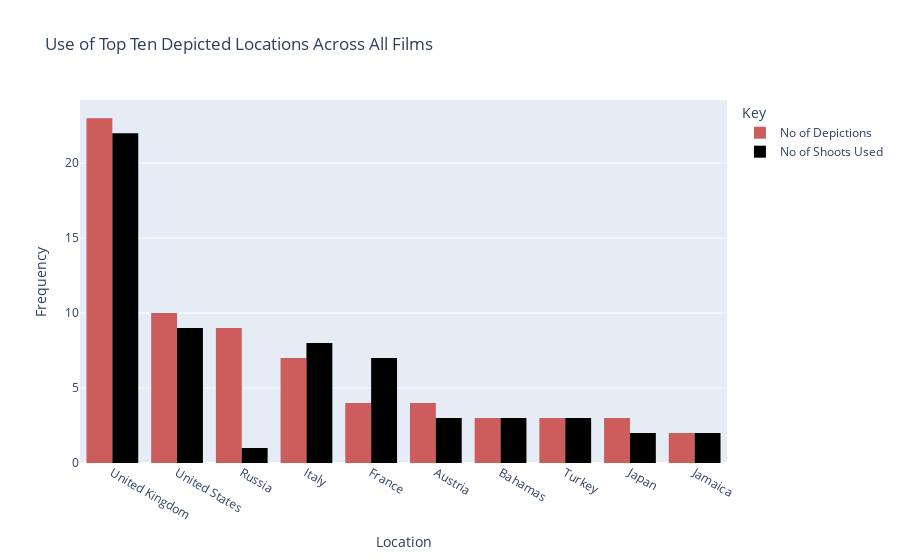
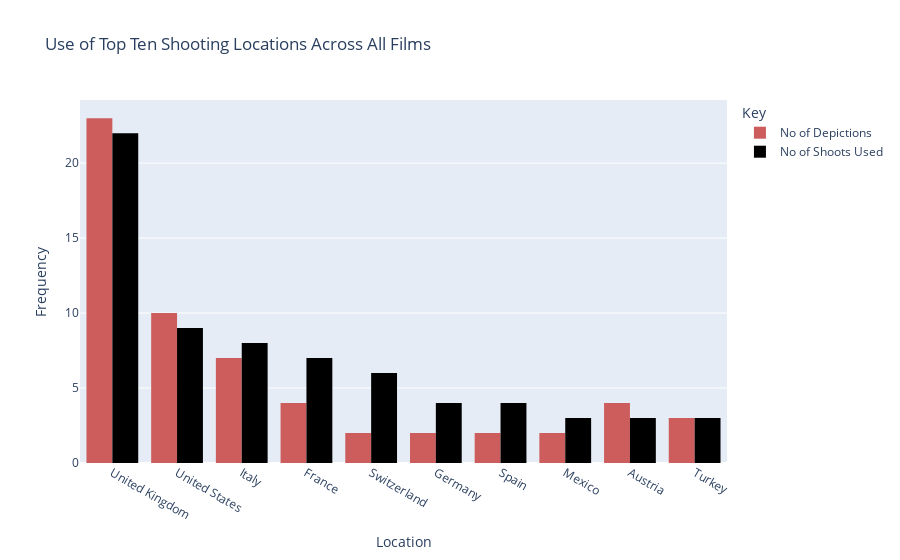

These figures' notebook cell, in order:
### Markdown cell above
Finally, I looked at representing the most frequent locations used across all films. To provide additional context and make for a more interesting visualisation, I represented both the number of depictions and number of shoots for the top ten countries in both depictions and shoot locations.

### Code cell
#To allow me to plot the data, these columns were converted to integer values
uniqueLocations["No of Depictions"] = uniqueLocations["No of Depictions"].astype(int)
uniqueLocations["No of Shoots Used"] = uniqueLocations["No of Shoots Used"].astype(int)

#The top 10 most-depicted locations are extracted here and plotted in a histrogram (alongside how frequently they were used as a shooting location)
uniqueLocationsTop10Depicted = uniqueLocations.sort_values(by = "No of Depictions", ascending = False).head(10)
figTopTenDepicted = px.histogram(uniqueLocationsTop10Depicted, x = "location", y = ["No of Depictions", "No of Shoots Used"], barmode = "group",
                                 title = "Use of Top Ten Depicted Locations Across All Films",
                                 color_discrete_sequence=["indianred","black"])

figTopTenDepicted.update_layout(xaxis_title = "Location",yaxis_title = "Frequency", legend_title = "Key")
figTopTenDepicted.show()

#The top 10 most used shooting locations are extracted here and plotted in a histrogram (alongside how frequently they were depicted)
uniqueLocationsTop10Shooting = uniqueLocations.sort_values(by = "No of Shoots Used", ascending = False).head(10)
figTopTenShooting = px.histogram(uniqueLocationsTop10Shooting, x = "location", y = ["No of Depictions", "No of Shoots Used"], barmode = "group",
                                 title = "Use of Top Ten Shooting Locations Across All Films",
                                 color_discrete_sequence=["indianred","black"])

figTopTenShooting.update_layout(xaxis_title = "Location",yaxis_title = "Frequency", legend_title = "Key")
figTopTenShooting.show()

### Figure 1 — Plotly figure (JSON) as saved in the notebook; plotly's stock layout.template omitted (floating-point values rounded to 4 significant figures)
{"data": [{"alignmentgroup": "True", "bingroup": "x", "histfunc": "sum", "hovertemplate": "variable=No of Depictions<br>location=%{x}<br>sum of value=%{y}<extra></extra>", "legendgroup": "No of Depictions", "marker": {"color": "indianred", "pattern": {"shape": ""}}, "name": "No of Depictions", "offsetgroup": "No of Depictions", "orientation": "v", "showlegend": true, "type": "histogram", "x": ["United Kingdom", "United States", "Russia", "Italy", "France", "Austria", "Bahamas", "Turkey", "Japan", "Jamaica"], "xaxis": "x", "y": [23, 10, 9, 7, 4, 4, 3, 3, 3, 2], "yaxis": "y"}, {"alignmentgroup": "True", "bingroup": "x", "histfunc": "sum", "hovertemplate": "variable=No of Shoots Used<br>location=%{x}<br>sum of value=%{y}<extra></extra>", "legendgroup": "No of Shoots Used", "marker": {"color": "black", "pattern": {"shape": ""}}, "name": "No of Shoots Used", "offsetgroup": "No of Shoots Used", "orientation": "v", "showlegend": true, "type": "histogram", "x": ["United Kingdom", "United States", "Russia", "Italy", "France", "Austria", "Bahamas", "Turkey", "Japan", "Jamaica"], "xaxis": "x", "y": [22, 9, 1, 8, 7, 3, 3, 3, 2, 2], "yaxis": "y"}], "layout": {"barmode": "group", "legend": {"title": {"text": "Key"}, "tracegroupgap": 0}, "title": {"text": "Use of Top Ten Depicted Locations Across All Films"}, "xaxis": {"anchor": "y", "domain": [0, 1], "title": {"text": "Location"}}, "yaxis": {"anchor": "x", "domain": [0, 1], "title": {"text": "Frequency"}}}}

### Figure 2 — Plotly figure (JSON) as saved in the notebook; plotly's stock layout.template omitted (floating-point values rounded to 4 significant figures)
{"data": [{"alignmentgroup": "True", "bingroup": "x", "histfunc": "sum", "hovertemplate": "variable=No of Depictions<br>location=%{x}<br>sum of value=%{y}<extra></extra>", "legendgroup": "No of Depictions", "marker": {"color": "indianred", "pattern": {"shape": ""}}, "name": "No of Depictions", "offsetgroup": "No of Depictions", "orientation": "v", "showlegend": true, "type": "histogram", "x": ["United Kingdom", "United States", "Italy", "France", "Switzerland", "Germany", "Spain", "Mexico", "Austria", "Turkey"], "xaxis": "x", "y": [23, 10, 7, 4, 2, 2, 2, 2, 4, 3], "yaxis": "y"}, {"alignmentgroup": "True", "bingroup": "x", "histfunc": "sum", "hovertemplate": "variable=No of Shoots Used<br>location=%{x}<br>sum of value=%{y}<extra></extra>", "legendgroup": "No of Shoots Used", "marker": {"color": "black", "pattern": {"shape": ""}}, "name": "No of Shoots Used", "offsetgroup": "No of Shoots Used", "orientation": "v", "showlegend": true, "type": "histogram", "x": ["United Kingdom", "United States", "Italy", "France", "Switzerland", "Germany", "Spain", "Mexico", "Austria", "Turkey"], "xaxis": "x", "y": [22, 9, 8, 7, 6, 4, 4, 3, 3, 3], "yaxis": "y"}], "layout": {"barmode": "group", "legend": {"title": {"text": "Key"}, "tracegroupgap": 0}, "title": {"text": "Use of Top Ten Shooting Locations Across All Films"}, "xaxis": {"anchor": "y", "domain": [0, 1], "title": {"text": "Location"}}, "yaxis": {"anchor": "x", "domain": [0, 1], "title": {"text": "Frequency"}}}}
